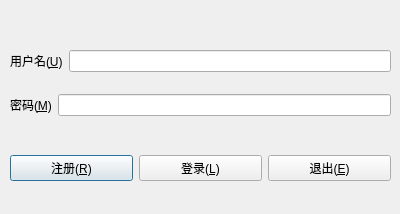
<?xml version="1.0" encoding="UTF-8"?>
<ui version="4.0">
 <class>LoginDialog</class>
 <widget class="QDialog" name="LoginDialog">
  <property name="geometry">
   <rect>
    <x>0</x>
    <y>0</y>
    <width>400</width>
    <height>214</height>
   </rect>
  </property>
  <property name="sizePolicy">
   <sizepolicy hsizetype="Fixed" vsizetype="Fixed">
    <horstretch>0</horstretch>
    <verstretch>0</verstretch>
   </sizepolicy>
  </property>
  <property name="minimumSize">
   <size>
    <width>400</width>
    <height>214</height>
   </size>
  </property>
  <property name="maximumSize">
   <size>
    <width>400</width>
    <height>214</height>
   </size>
  </property>
  <property name="windowTitle">
   <string>登录</string>
  </property>
  <widget class="QWidget" name="layoutWidget">
   <property name="geometry">
    <rect>
     <x>10</x>
     <y>50</y>
     <width>381</width>
     <height>131</height>
    </rect>
   </property>
   <layout class="QVBoxLayout" name="verticalLayout">
    <item>
     <layout class="QHBoxLayout" name="horizontalLayout">
      <item>
       <widget class="QLabel" name="label">
        <property name="text">
         <string>用户名(&amp;U)</string>
        </property>
        <property name="buddy">
         <cstring>userNameEdit</cstring>
        </property>
       </widget>
      </item>
      <item>
       <widget class="QLineEdit" name="userNameEdit"/>
      </item>
     </layout>
    </item>
    <item>
     <spacer name="verticalSpacer_2">
      <property name="orientation">
       <enum>Qt::Vertical</enum>
      </property>
      <property name="sizeHint" stdset="0">
       <size>
        <width>20</width>
        <height>40</height>
       </size>
      </property>
     </spacer>
    </item>
    <item>
     <layout class="QHBoxLayout" name="horizontalLayout_2">
      <item>
       <widget class="QLabel" name="label_2">
        <property name="text">
         <string>密码(&amp;M)</string>
        </property>
        <property name="buddy">
         <cstring>passwordEditor</cstring>
        </property>
       </widget>
      </item>
      <item>
       <widget class="QLineEdit" name="passwordEditor">
        <property name="echoMode">
         <enum>QLineEdit::Password</enum>
        </property>
       </widget>
      </item>
     </layout>
    </item>
    <item>
     <spacer name="verticalSpacer">
      <property name="orientation">
       <enum>Qt::Vertical</enum>
      </property>
      <property name="sizeHint" stdset="0">
       <size>
        <width>20</width>
        <height>40</height>
       </size>
      </property>
     </spacer>
    </item>
    <item>
     <spacer name="verticalSpacer_3">
      <property name="orientation">
       <enum>Qt::Vertical</enum>
      </property>
      <property name="sizeHint" stdset="0">
       <size>
        <width>20</width>
        <height>40</height>
       </size>
      </property>
     </spacer>
    </item>
    <item>
     <layout class="QHBoxLayout" name="horizontalLayout_3">
      <item>
       <widget class="QPushButton" name="registerButton">
        <property name="text">
         <string>注册(&amp;R)</string>
        </property>
       </widget>
      </item>
      <item>
       <widget class="QPushButton" name="loginButton">
        <property name="text">
         <string>登录(&amp;L)</string>
        </property>
       </widget>
      </item>
      <item>
       <widget class="QPushButton" name="exitButton">
        <property name="text">
         <string>退出(&amp;E)</string>
        </property>
       </widget>
      </item>
     </layout>
    </item>
   </layout>
  </widget>
 </widget>
 <tabstops>
  <tabstop>userNameEdit</tabstop>
  <tabstop>passwordEditor</tabstop>
  <tabstop>loginButton</tabstop>
  <tabstop>registerButton</tabstop>
  <tabstop>exitButton</tabstop>
 </tabstops>
 <resources/>
 <connections/>
</ui>
